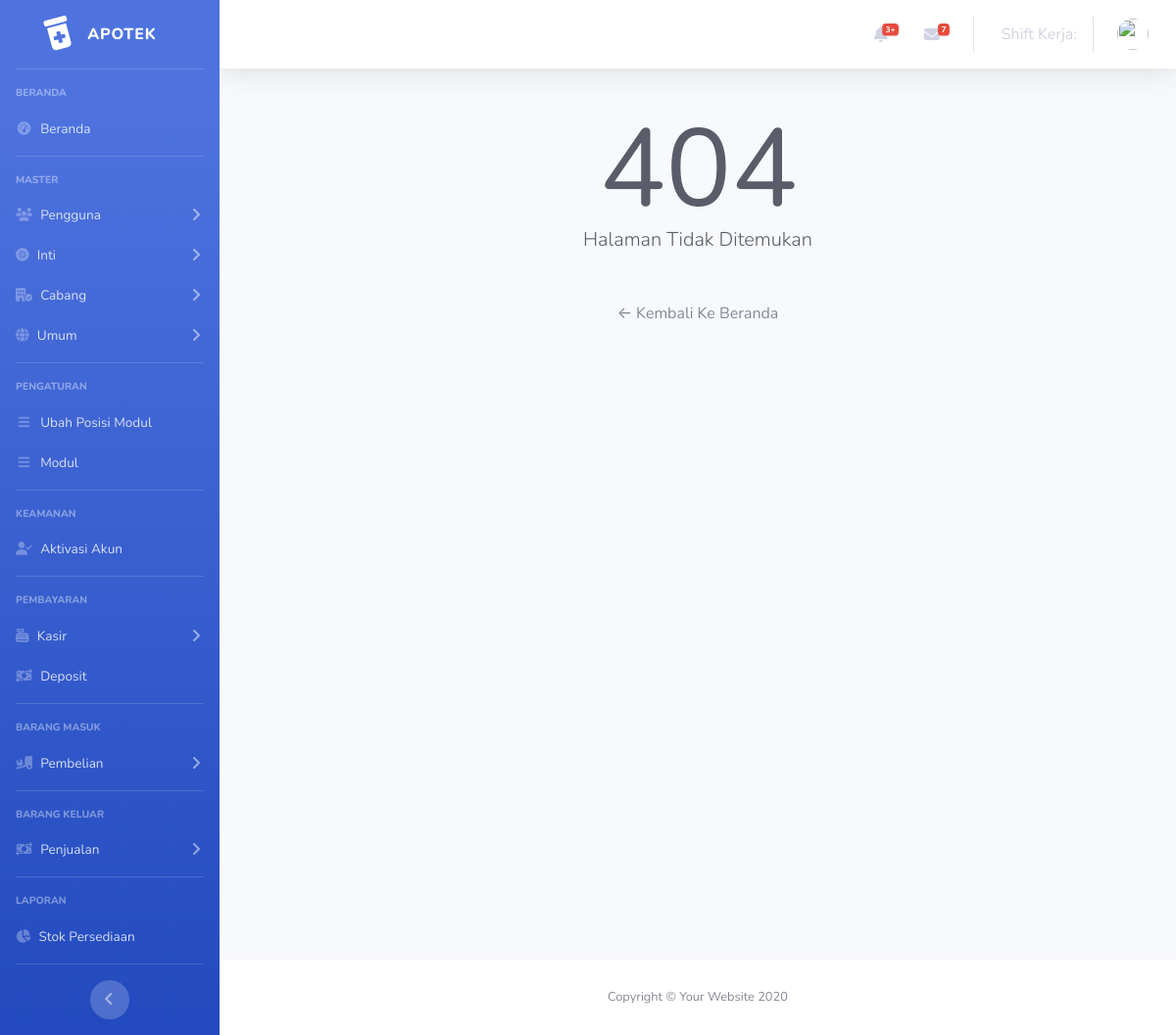
Screenshot of /index.php/error_404 with the database file from the repository.
### tables this page shows
CREATE TABLE `m_modul` (
  `id` int(11) NOT NULL,
  `nama` text NOT NULL
);

CREATE TABLE `menu` (
  `id` int(11) NOT NULL,
  `nama` text NOT NULL,
  `ikon` text NOT NULL,
  `url` text NOT NULL,
  `id_modul` int(11) NOT NULL
);

### application/libraries/Template.php (called while the page is built)
<?php
class Template
{
  var $template_data = array();
  function set($name, $value)
  {
    $this->template_data[$name] = $value;
  }
  function load($template = '', $view = '', $view_data = array(), $return = false)
  {
    $this->CI = &get_instance();
    $this->set('content', $this->CI->load->view($view, $view_data, true));
    return $this->CI->load->view($template, $this->template_data, $return);
  }
}

### application/controllers/Error_404.php (called while the page is built, shortened)
<?php
class Error_404 extends CI_Controller
{
  public function index()
  {
    $data = [
      'judul' => 'Selamat Datang Kembali',
    ];
    $this->template->load('Template/Content', '404', $data);
  }
}

### public/index.php (called while the page is built, shortened)
<?php
require_once BASEPATH . 'core/CodeIgniter.php';

### application/views/Template/Content.php (the view, shortened to what this page needs)
<!DOCTYPE html>
<html lang="en">
<head>
  <link href="https://cdnjs.cloudflare.com/ajax/libs/font-awesome/6.5.1/css/all.min.css" rel="stylesheet" type="text/css">
  <link href="<?= base_url() ?>../assets/css/sb-admin-2.min.css" rel="stylesheet">
  <link rel="stylesheet" href="https://cdn.jsdelivr.net/npm/bootstrap-select@1.13.14/dist/css/bootstrap-select.min.css">
  <link href="<?= base_url() ?>../assets/vendor/datatables/dataTables.bootstrap4.min.css" rel="stylesheet">
  <link href="https://cdn.jsdelivr.net/npm/select2@4.1.0-rc.0/dist/css/select2.min.css" rel="stylesheet" />
  <link href="https://unpkg.com/aos@2.3.1/dist/aos.css" rel="stylesheet">
</head>
<body id="page-top">
  <div id="wrapper">
    <ul class="navbar-nav bg-gradient-primary sidebar sidebar-dark accordion" id="accordionSidebar">
      <a class="sidebar-brand d-flex align-items-center justify-content-center" type="button" onclick="get_menu('Dashboard')">
        <div class="sidebar-brand-icon rotate-n-15">
          <i class="fa-solid fa-prescription-bottle-medical"></i>
        </div>
        <?php
        $cabang = $this->session->userdata('kode_unit');
        ?>
        <div class="sidebar-brand-text mx-3">Apotek <sup class="badge badge-light"><?= $cabang ?></sup></div>
      </a>
      <?php
      $modul = $this->db->get("m_modul")->result();
      foreach ($modul as $mo) :
        if ($mo->nama == '') {
          $devider = "my-0";
        } else {
          $devider = "";
        }
        echo '<hr class="sidebar-divider ' . $devider . '">';
        echo '<div class="sidebar-heading">
          ' . $mo->nama . '
        </div>';
        $menu = $this->db->get_where("menu", ["id_modul" => $mo->id])->result();
        foreach ($menu as $me) :
          $param_menu1 = $this->uri->segment(1);
          $param_menu2 = $this->uri->segment(2);
          $cek_menu = $this->db->query('SELECT * FROM menu WHERE url = "' . $param_menu1 . '/' . $param_menu2 . '"')->row();
          if (empty($cek_menu)) {
            if ($param_menu1 == $me->url) {
              $active_menu = "active";
            } else {
              $active_menu = "";
            }
          } else {
            if (($param_menu1 . '/' . $param_menu2) == $me->url) {
              $active_menu = "active";
            } else {
              $active_menu = "";
            }
          }
          echo '<li class="nav-item ' . $active_menu . '">';
          $cek_sub_menu = $this->db->query("SELECT * FROM sub_menu WHERE url LIKE '%$me->url%'")->num_rows();
          if ($cek_sub_menu > 0) {
            $cek_sm = $this->db->query("SELECT * FROM menu WHERE id_modul = '$mo->id' AND id IN (SELECT id_menu FROM sub_menu)")->num_rows();
            if ($cek_sm > 1) {
              $first_sm = $this->db->query("SELECT * FROM menu WHERE id_modul = '$mo->id' ORDER BY id ASC LIMIT 1")->row();
              if ($me->id == $first_sm->id) {
                $stylePad = '';
              } else {
                $stylePad = 'style="margin-top: -15px"';
              }
            } else {
              $stylePad = '';
            }
            echo '<a class="nav-link collapsed" href="#" data-toggle="collapse" data-target="#collapse' . $me->nama . '" aria-expanded="true" aria-controls="collapsePages" ' . $stylePad . '>
                ' . $me->ikon . ' <span>' . $me->nama . '</span>
              </a>';
          } else {
            $cek_urut_modul = $this->db->query('SELECT * FROM menu WHERE id_modul = "' . $mo->id . '" ORDER BY id ASC LIMIT 1')->row();
            if ($me->id == $cek_urut_modul->id) {
              $stylePad = '';
            } else {
              $stylePad = 'style="margin-top: -15px"';
            }
            echo '<a class="nav-link" type="button" onclick="get_menu(' . "'" . $me->url . "'" . ')" ' . $stylePad . '>
              ' . $me->ikon . ' <span>' . $me->nama . '</span>
            </a>';
          }
          echo '</li>';
      ?>
        <?php endforeach; ?>
      <?php endforeach; ?>
      <hr class="sidebar-divider d-none d-md-block">
      <div class="text-center d-none d-md-inline">
        <button class="rounded-circle border-0" id="sidebarToggle"></button>
      </div>
    </ul>
    <div id="content-wrapper" class="d-flex flex-column">
      <div id="content">
        <nav class="navbar navbar-expand navbar-light bg-white topbar mb-4 static-top shadow">
          <ul class="navbar-nav ml-auto">
            <li class="nav-item dropdown no-arrow mx-1">
              <a class="nav-link dropdown-toggle" href="#" id="alertsDropdown" role="button" data-toggle="dropdown" aria-haspopup="true" aria-expanded="false">
                <i class="fas fa-bell fa-fw"></i>
                <span class="badge badge-danger badge-counter">3+</span>
              </a>
            </li>
            <li class="nav-item dropdown no-arrow mx-1">
              <a class="nav-link dropdown-toggle" href="#" id="messagesDropdown" role="button" data-toggle="dropdown" aria-haspopup="true" aria-expanded="false">
                <i class="fas fa-envelope fa-fw"></i>
                <span class="badge badge-danger badge-counter">7</span>
              </a>
            </li>
            <li class="nav-item dropdown no-arrow">
              <a class="nav-link dropdown-toggle" href="#" id="userDropdown" role="button" data-toggle="dropdown" aria-haspopup="true" aria-expanded="false">
                Shift Kerja: <?= $this->session->userdata('shift') ?>
                <img class="img-profile rounded-circle" src="<?= base_url() ?>../assets/img/user/<?= $this->db->get_where('user', ['username' => $this->session->userdata('username')])->row()->foto; ?>">
              </a>
            </li>
          </ul>
        </nav>
        <div class="container-fluid">
          <?= $content; ?>
        </div>
      </div>
      <footer class="sticky-footer bg-white">
        <div class="container my-auto">
          <div class="copyright text-center my-auto">
            <span>Copyright &copy; Your Website 2020</span>
          </div>
        </div>
      </footer>
    </div>
  </div>
</body>
</html>

### application/views/404.php (shortened to what this page needs)
<div class="text-center mt-5">
  <div class="error mx-auto" data-text="404">404</div>
  <p class="lead text-gray-800 mb-5">Halaman Tidak Ditemukan</p>
  <a type="button" onclick="back()">&larr; Kembali Ke Beranda</a>
</div>

### rows the page displays
m_modul: nama "BERANDA"
menu: nama "Beranda"
m_modul: nama "MASTER"
menu: nama "Pengguna"
menu: nama "Inti"
menu: nama "Cabang"
menu: nama "Umum"
m_modul: nama "PENGATURAN"
menu: nama "Ubah Posisi Modul"
menu: nama "Modul"
m_modul: nama "KEAMANAN"
menu: nama "Aktivasi Akun"
m_modul: nama "PEMBAYARAN"
menu: nama "Kasir"
menu: nama "Deposit"
m_modul: nama "BARANG MASUK"
menu: nama "Pembelian"
m_modul: nama "BARANG KELUAR"
menu: nama "Penjualan"
m_modul: nama "LAPORAN"
menu: nama "Stok Persediaan"
